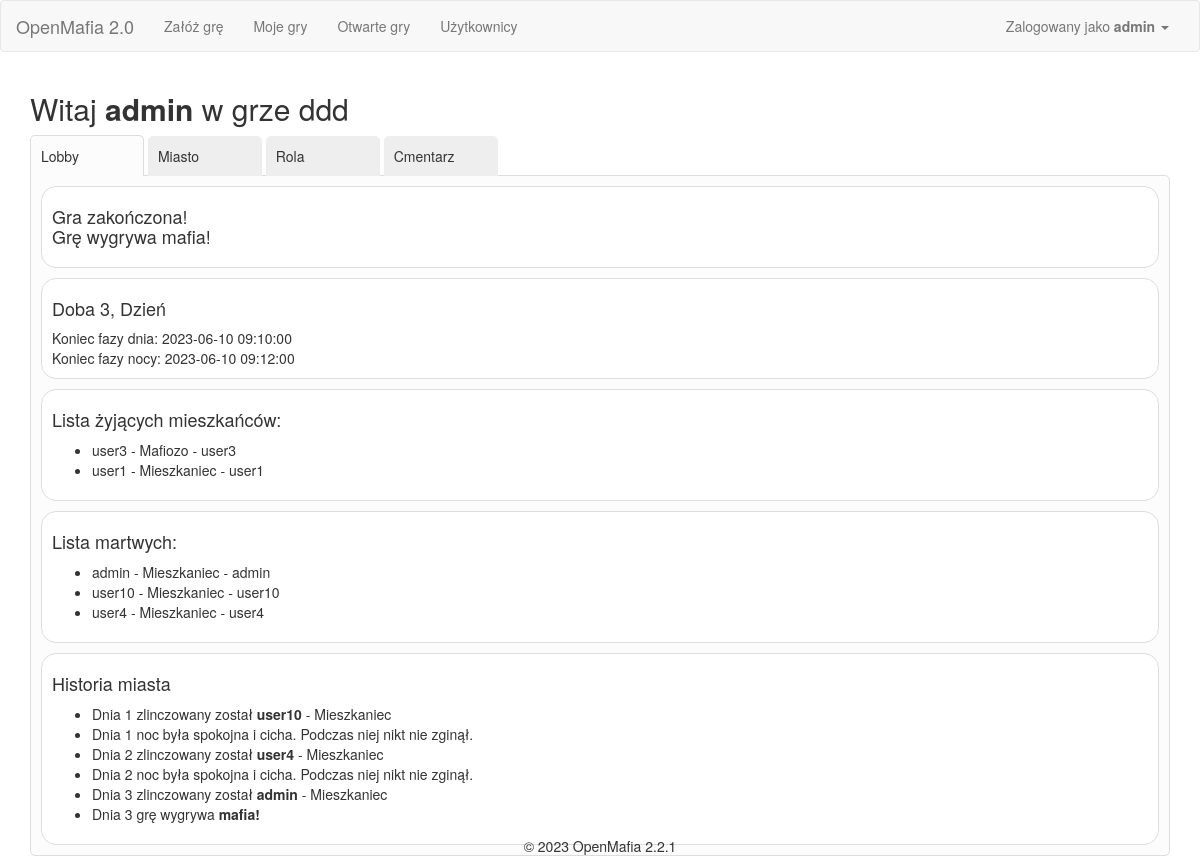
Screenshot of /game/2/lobby (signed in) with the database file from the repository.
### app/Engine/DB/models.py (models this page shows, shortened)
class User(db.Model):
    __tablename__ = 'User'
    id = db.Column(db.Integer, primary_key=True)
    user = db.Column(db.String(64), unique=True)
    password = db.Column(db.String(500))
    name = db.Column(db.String(500))
    email = db.Column(db.String(120), unique=True)
    is_active = db.Column(db.Boolean)
    def is_active(self):
        return True

class GamePlayer(db.Model):
    __tablename__ = 'GamePlayer'
    id = db.Column(db.Integer, primary_key=True)
    game_id = db.Column(db.Integer, ForeignKey('Game.id'))
    user_id = db.Column(db.Integer, ForeignKey('User.id'))
    order_id = db.Column(db.Integer)
    roles = relationship("Game_Roles")
    name = db.Column(db.String(500))
    status = db.Column(db.String(500))
    user = relationship("User")
    winner = db.Column(db.Integer)
    game = relationship("Game", back_populates='game_players')

class Game(db.Model):
    __tablename__ = 'Game'
    id = db.Column(db.Integer, primary_key=True)
    name = db.Column(db.String(500))
    day_no = db.Column(db.Integer)
    phase = db.Column(db.Integer)
    status_id = db.Column(db.Integer, ForeignKey('Status.id'), default=1)
    owner_id = db.Column(db.Integer, ForeignKey('User.id'))
    start_time = db.Column(db.DateTime(timezone=True))
    game_type_id = db.Column(db.Integer, ForeignKey('GameType.id'))
    owner = relationship("User", uselist=False)
    status = relationship("Status", uselist=False)
    game_players = relationship("GamePlayer", back_populates='game')
    roles = relationship("Game_Roles")
    phases = relationship("Game_Phases")
    game_config = relationship("Game_Configuration")
    game_type = relationship("GameType")
    def get_configuration(self, cfg_name: str):
        privilege = [config.value for config in self.game_config if config.configuration.name == cfg_name]
        if len(privilege) == 1:
            privilege_value = privilege[0]
        else:
            privilege_value = None
        return privilege_value

class Game_Phases(db.Model):
    __tablename__ = 'Game_Phases'
    id = db.Column(db.Integer, primary_key=True)
    game_id = db.Column(db.Integer, ForeignKey('Game.id'))
    phase_id = db.Column(db.Integer)
    phase_name = db.Column(db.String(100))
    phase_duration = db.Column(db.Integer)

class Game_Roles(db.Model):
    __tablename__ = 'Game_Roles'
    id = db.Column(db.Integer, primary_key=True)
    game_id = db.Column(db.Integer, ForeignKey('Game.id'))
    player_id = db.Column(db.Integer, ForeignKey('GamePlayer.id'))
    role_id = db.Column(db.Integer, ForeignKey('Role.id'))
    role = relationship("Role")

class Role(db.Model):
    __tablename__ = 'Role'
    id = db.Column(db.Integer, primary_key=True)
    name = db.Column(db.String(100))
    visible_name = db.Column(db.String(500))
    description = db.Column(db.String(500))

class Event(db.Model):
    __tablename__ = 'Event'
    id = db.Column(db.Integer, primary_key=True)
    game_id = db.Column(db.Integer, ForeignKey('Game.id'))
    player_id = db.Column(db.Integer, ForeignKey('GamePlayer.id'))
    event_type = db.Column(db.Integer, ForeignKey('EventType.id'))
    target = db.Column(db.Integer, ForeignKey('GamePlayer.id'))
    day_no = db.Column(db.Integer)
    phase_no = db.Column(db.Integer)
    timestamp = db.Column(db.DateTime(timezone=True), server_default=func.now())
    source_player = relationship("GamePlayer", foreign_keys=[player_id])
    target_player = relationship("GamePlayer", foreign_keys=[target])
    event_type_tbl = relationship("EventType")

### app/SetupGameModule/views.py (the view, shortened to what this page needs)
@SetupGameModule.route('<game_id>/lobby', methods=['GET', 'POST'])
@login_required
def lobby(game_id):
    game_id = int(game_id)
    lynch_vote_day = request.args.get('lynch_vote_day', default=None)
    game_scheduler = GameScheduler()
    game_scheduler.check_jobs_and_run(game_id)
    forum_form = ForumForm()
    db_api = GameApi()
    game = db_api.get_game(game_id)
    v = Validator(game, current_user)
    event_api = GameEventApi()
    you = db_api.get_player_object_for_user_id(current_user.id)
    your_privileges = judge_privileges(you, game)
    if v.user_in_game() and v.game_is_started():
        day_duration = game.phases[0].phase_duration
        night_duration = game.phases[1].phase_duration
        alive_players = db_api.get_alive_players()
        alive_players_names = [player.name for player in alive_players]
        form = CreateEventForm()
        form.target.choices = alive_players_names
        dead_players = db_api.get_dead_players()
        mafiosos = db_api.get_players_with_role('mafioso')
        if your_privileges['mafia_tab_visible'].granted:
            mafia_actual_target = check_target_from_events(db_api, event_api=event_api)
            if mafia_actual_target is not None:
                mafia_actual_target = [player for player in game.game_players if player.id == mafia_actual_target][0]
        else:
            mafia_actual_target = None
        citizen_votes = event_api.get_all_events_for_actual_day(game, 'citizen_vote', day_no=lynch_vote_day)
        citizen_votes = sorted(citizen_votes, key=lambda d: d.timestamp)
        for citizen_vote in citizen_votes: # change UTC timestamp to local time
            citizen_vote.timestamp = utc_to_local(citizen_vote.timestamp)
        last_citizen_votes = event_api.get_last_events_for_actual_day(game, 'citizen_vote', day_no=lynch_vote_day)
        try:
            your_citizen_vote = last_citizen_votes['citizen_vote'][you.id]
            your_citizen_vote = [player for player in game.game_players if player.id == your_citizen_vote.target][0]
        except KeyError:
            your_citizen_vote = None
        vote_results_id = {}
        vote_results = {}
        history_events = list(event_api.get_all_events_for_whole_game(game, 'lynch'))
        history_events += list(event_api.get_all_events_for_whole_game(game, 'mafia_kill'))
        history_events += list(event_api.get_all_events_for_whole_game(game, 'citizens_win'))
        history_events += list(event_api.get_all_events_for_whole_game(game, 'mafiosos_win'))
        history_events += list(event_api.get_all_events_for_whole_game(game, 'admin_kill'))
        history_events += list(event_api.get_all_events_for_whole_game(game, 'admin_block_lynch'))
        history_events += list(event_api.get_all_events_for_whole_game(game, 'admin_block_mafia_kill'))
        history_events.sort(key=lambda x: x.timestamp)
        for ev in history_events:
            ev.timestamp = utc_to_local(ev.timestamp)
        winners = event_api.check_if_someone_wins(game)
        current_time = datetime.datetime.now()
        data = {
            'day_end': game.start_time + timedelta(seconds=game.day_no * (day_duration + night_duration) - night_duration),
            'night_end': game.start_time + timedelta(seconds=game.day_no * (day_duration + night_duration)),
            'you': you,
            'role_ready_to_use': True,
            'alive_players': alive_players,
            'dead_players': dead_players,
            'mafia_actual_target': mafia_actual_target,
            'your_actual_citizen_vote': your_citizen_vote,
            'citizen_votes': citizen_votes,
            'winners': winners,
            'now': current_time,
            'your_privileges': your_privileges,
            'mafiosos': mafiosos,
            'vote_results': vote_results,
            'history_events': history_events,
            'lynch_vote_day': lynch_vote_day
        }
        return render_template('SetupGameModule_lobby.html',
                               game=game,
                               data=data,
                               form=form,
                               forum_form=forum_form)
    else:
        return redirect(url_for('SetupGameModule.game_list'))

### app/SetupGameModule/templates/SetupGameModule_lobby.html (shortened to what this page needs)
{% extends "base.html" %}
{% import "bootstrap/wtf.html" as wtf %}
{% block styles %}
{{ super() }}
<link rel="stylesheet" type="text/css" href="{{ url_for('SetupGameModule.static', filename='css/styles.css') }}">
{% endblock %}
{%block main_content%}
<h2>Witaj <b>{{ data['you'].name }}</b> w grze {{ game.name }}</h2>
<div class="tabs">
  <ul class="tab-nav">
    <li class="active" data-tab="lobby"><a href="#lobby">Lobby</a></li>
    <li data-tab="city"><a href="#city">Miasto</a></li>
    <li data-tab="roles"><a href="#roles">Rola</a></li>
    {% if data['your_privileges']['graveyard_visible'].granted %}<li data-tab="graveyard"><a href="#graveyard">Cmentarz</a></li>{% endif %}
  </ul>
  <div class="tab-content">
    <div id="lobby" class="active">
      {% if game.status.name == 'finished' %}
        <div class="content-box">
          <h4>Gra zakończona!
          {% if 'mafioso' in data['winners'] %}<br />Grę wygrywa mafia!{% endif %}
          </h4>
        </div>
      {% endif %}
        <div class="content-box">
          <h4>Doba {{ game.day_no }}, {{ game.phases[game.phase - 1].phase_name }}</h4>
          Koniec fazy dnia: {{ data['day_end'] }}<br />
          Koniec fazy nocy: {{ data['night_end'] }}<br />
        </div>
        <div class="content-box">
          <h4>Lista żyjących mieszkańców:</h4>
          <ul>
          {% if data['alive_players']|length > 0 %}
            {% for player in data['alive_players']  %}
                <li>{{ player.name }}
                {% if data['your_privileges']['see_roles_of_alive_players'].granted %}
                  -
                  {% for role in player.roles %}
                  {{ role.role.visible_name }}
                  {% endfor %}
                {% endif %}
                {% if data['your_privileges']['see_user_names_of_players'].granted %}
                  - {{ player.user.name }}
                {% endif %}
                </li>
            {% endfor %}
          {% else %}
            Wszyscy zginęli!
          {% endif %}
          </ul>
        </div>
      {% if data['your_privileges']['see_list_of_dead_people'].granted %}
        <div class="content-box">
          <h4>Lista martwych:</h4>
          <ul>
          {% if data['dead_players']|length > 0 %}
            {% for player in data['dead_players']  %}
                <li>{{ player.name }}
                  {% if data['your_privileges']['see_roles_of_dead_players'].granted %}
                    -
                    {% for role in player.roles %}
                    {{ role.role.visible_name }}
                    {% endfor %}
                  {% endif %}
                  {% if data['your_privileges']['see_user_names_of_players'].granted %}
                    - {{ player.user.name }}
                  {% endif %}
                </li>
            {% endfor %}
          {% else %}
            Wszyscy żyją!
          {% endif %}
          </ul>
        </div>
      {% endif %}
      <div class="content-box">
        <h4>Historia miasta</h4>
        <ul>
       {% for history_event in data['history_events'] %}
          {% if history_event.event_type_tbl.name == 'lynch' %}
          <li>Dnia {{ history_event.day_no }} zlinczowany został <b>{{ history_event.target_player.name }}</b>
            {% if data['your_privileges']['see_roles_of_dead_players'].granted %}
              -
              {% for role in history_event.target_player.roles %}
              {{ role.role.visible_name }}
              {% endfor %}
            {% endif %}
          </li>
          {% elif history_event.event_type_tbl.name == 'mafia_kill' %}
            {% if history_event.target_player.name %}
              <li>Dnia {{ history_event.day_no }} zabity przez mafię został <b>{{ history_event.target_player.name }}</b>
                {% if data['your_privileges']['see_roles_of_dead_players'].granted %}
                  -
                  {% for role in history_event.target_player.roles %}
                  {{ role.role.visible_name }}
                  {% if loop.index < history_event.target_player.roles|length %}, {% endif %}
                  {% endfor %}
                {% endif %}
              </li>
            {% else %}
              <li>Dnia {{ history_event.day_no }} noc była spokojna i cicha. Podczas niej nikt nie zginął.</b></li>
            {% endif %}
          {% elif history_event.event_type_tbl.name == 'admin_block_lynch' %}
          <li>Dnia {{ history_event.day_no }} administrator zablokował lincz.</b></li>
          {% elif history_event.event_type_tbl.name == 'admin_block_mafia_kill' %}
          <li>Dnia {{ history_event.day_no }} administrator zablokował mord.</b></li>
          {% elif history_event.event_type_tbl.name == 'citizens_win' %}
          <li>Dnia {{ history_event.day_no }} grę wygrywa <b>miasto!</b></li>
          {% elif history_event.event_type_tbl.name == 'mafiosos_win' %}
          <li>Dnia {{ history_event.day_no }} grę wygrywa <b>mafia!</b></li>
          {% endif %}
        {% endfor %}
        </ul>
      </div>
    </div>
  </div>
</div>
{%endblock%}

### app/templates/base.html (shortened to what this page needs)
{% extends "bootstrap/base.html" %}
{% block styles %}
{{ super() }}
<link rel="stylesheet" type="text/css" href="{{ url_for('static', filename='css/base_styles.css') }}">
<link rel="stylesheet" type="text/css" href="{{ url_for('static', filename='css/bootstrap_table.css') }}">
{% endblock %}
{% block navbar %}
<nav class="navbar navbar-default" id="nav">
	<div class="container-fluid">
	  <div class="navbar-header">
		<a class="navbar-brand" href="/">OpenMafia 2.0</a>
	  </div>
	  <div class="collapse navbar-collapse" id="bs-example-navbar-collapse-1">
		<ul class="nav navbar-nav">
			<li {{ 'class=active' if request.endpoint == 'SetupGameModule.setup_game' }} ><a href="{{ url_for('SetupGameModule.setup_game')}}">Załóż grę</a></li>
			<li><a href="{{ url_for('SetupGameModule.game_list')}}/my_games">Moje gry</a></li>
			<li><a href="{{ url_for('SetupGameModule.game_list')}}/open_games">Otwarte gry</a></li>
			<li><a href="{{ url_for('User.user_main')}}">Użytkownicy</a></li>
		</ul>
		<ul class="nav navbar-nav navbar-right">
		  <li><a href="#"></a></li>
		  <li class="dropdown">
			<a href="#" class="dropdown-toggle" data-toggle="dropdown" role="button" aria-haspopup="true" aria-expanded="false">
				{% if current_user.is_authenticated %}
				Zalogowany jako <b>{{ current_user.user }}</b>
				{% else %}
					Gość
				{% endif %}
				<span class="caret"></span>
			</a>
		  </li>
		</ul>
	  </div>
	</div>
  </nav>
{% endblock %}
{%block content %}
<div class="container">
	{%block main_content%}{%endblock%}
</div>
{% block footer %}
<div class="footer">&copy; 2023 OpenMafia 2.2.1</div>
{%- endblock footer %}
{%endblock%}

### rows the page displays
User: user "admin"
GamePlayer: you.name "admin", name "admin", user.name "admin"
Game: name "ddd", day_no "3", phase.phase_name "Dzień"
GamePlayer: name "user3", user.name "user3"
Game_Roles: role.visible_name "Mafiozo"
GamePlayer: name "user1", user.name "user1"
Game_Roles: role.visible_name "Mieszkaniec"
Game_Roles: role.visible_name "Mieszkaniec"
GamePlayer: name "user10", user.name "user10"
Game_Roles: role.visible_name "Mieszkaniec"
GamePlayer: name "user4", user.name "user4"
Game_Roles: role.visible_name "Mieszkaniec"
Event: day_no "1", target_player.name "user10"
Event: day_no "1"
Event: day_no "2", target_player.name "user4"
Event: day_no "2"
Event: day_no "3", target_player.name "admin"
Event: day_no "3"

### other values shown
{{ data['day_end'] }} "2023-06-10 09:10:00"
{{ data['night_end'] }} "2023-06-10 09:12:00"
